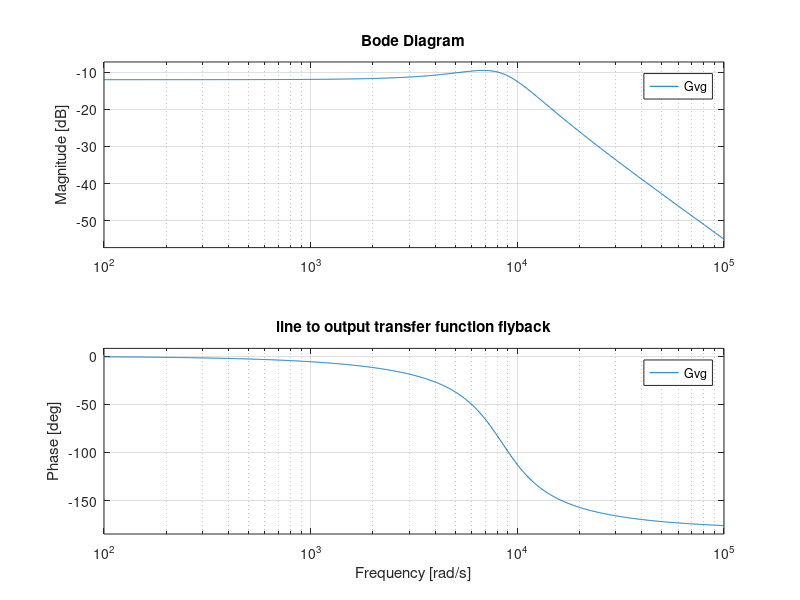
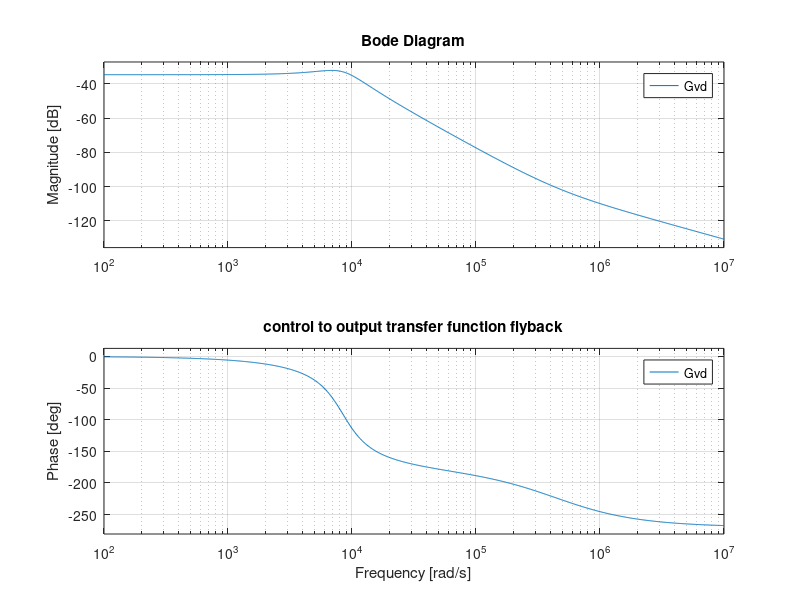

These figures' MATLAB source, in order:
% Module 8 Assignment:
% Flyback small signal transfer functions

close all
clear all
clc

% Given Converter Parameters
Vg = 48;     %AVG input
V = 12;      %AVG output
P = 150;     %output power
fsw = 100e3; %switcghing frequency 
Lm = 250e-6; %magnetizing inducatanze
Ron = 0;     %fet on resistance
Cout = 100e-6;  %output cap
n = 0.5;     %turns ratio (n2/n1)

% Calculated parameters
Ts = 1/fsw;
D = V/(V + n*Vg); 
Dprime = 1-D;
Ip = Vg/Lm * D * Ts;
I = Vg * (D * (Ip/2)/V);

Iout = P/V;
Rout = (V^2) / P;

% transfer functions
s = tf('s'); % s = jw

%line to output Gvg
Ggo =  D * n / Dprime;
wo = (Dprime) / (n * sqrt( Lm * Cout ) );
Q = Rout * sqrt( Lm * Cout) / (n * Lm);

Gvg = Ggo/(1 + s/(Q*wo) + (s/wo)^2);

 figure();
 bode(Gvg);
 title('line to output transfer function flyback');


% control to output Gvd

Gdo = Dprime/(n*Vg + V);
wz = Dprime*(Vg + (V/n)) / (I*Lm);

Gvd = (Gdo*(1 - s/wz)) / (1 + s/(Q*wo) + (s/wo)^2);

 figure();
 bode(Gvd);
 title('control to output transfer function flyback');


